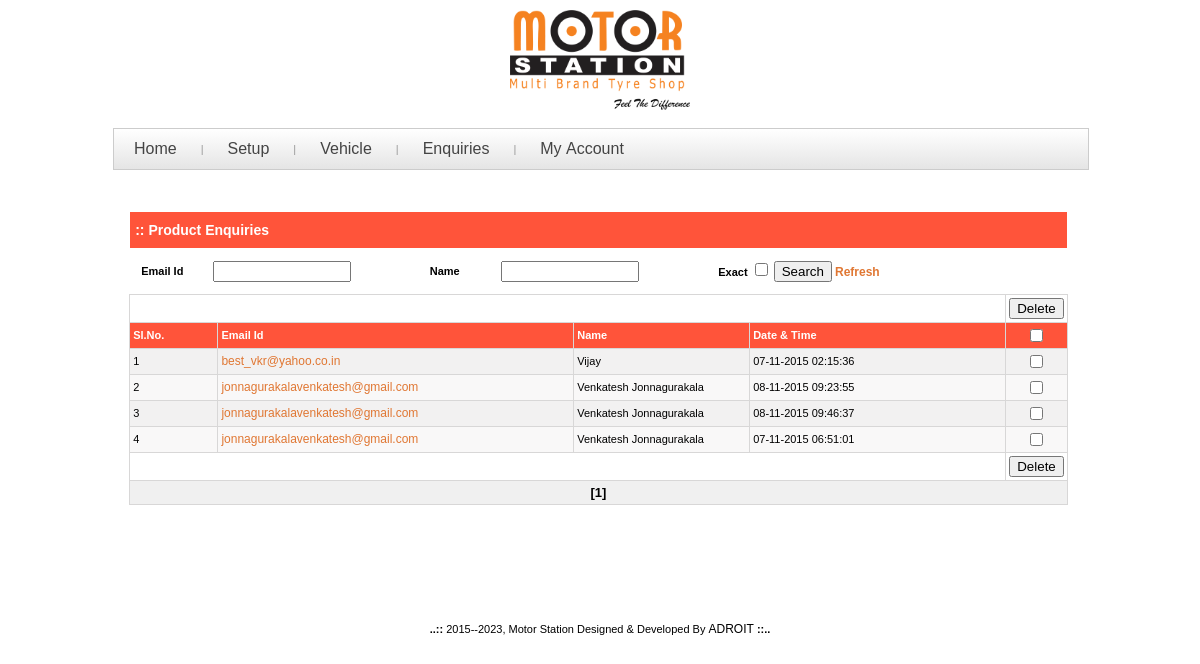
The app's page /admin/vw_all_feedback.php (signed in) with its own data.
### tables this page shows
CREATE TABLE `fdbck_mst` (
  `fdbckm_id` int(15) NOT NULL,
  `fdbckm_emailid` varchar(250) NOT NULL,
  `fdbckm_name` varchar(250) DEFAULT NULL,
  `fdbckm_phno` varchar(250) DEFAULT NULL,
  `fdbckm_addr` text,
  `fdbckm_sizem_id` int(15) DEFAULT NULL,
  `fdbckm_prodscatm_id` int(15) DEFAULT NULL,
  `fdbckm_brndm_id` int(15) DEFAULT NULL,
  `fdbckm_trpstn` char(1) DEFAULT NULL,
  `fdbckm_trtyp` char(1) DEFAULT NULL,
  `fdbckm_prty` int(15) DEFAULT NULL,
  `fdbckm_sts` char(1) DEFAULT NULL,
  `fdbckm_crtdon` datetime DEFAULT NULL,
  `fdbckm_crtdby` varchar(250) DEFAULT NULL,
  `fdbckm_mdfdon` datetime DEFAULT NULL,
  `fdbckm_mdfdby` varchar(250) DEFAULT NULL
);

### includes/inc_paging1.php (called while the page is built, shortened)
<?php
     $pgnum     = 1;
	 $cntstart  = 0;
	 $offset = ($pgnum - 1) * $rowsprpg;
?>

### admin/vw_all_feedback.php (the view, shortened to what this page needs)
<?php
	  include_once "../includes/inc_connection.php";
	  include_once '../includes/inc_paging_functions.php';
   		$rowsprpg  = 20;
		include_once '../includes/inc_paging1.php';
?>
<!DOCTYPE HTML PUBLIC "-//W3C//DTD HTML 4.01 Transitional//EN"
"http://www.w3.org/TR/html4/loose.dtd">
<html>
<head>
	<link href="style_admin.css" rel="stylesheet" type="text/css">
</head>
<body onLoad="onLoad();chng()">
<?php include_once ('../includes/inc_adm_header.php');?>
<?php include_once ('../includes/inc_adm_leftlinks.php'); ?>
<table width="1000px"  border="0" align="center" cellpadding="0" cellspacing="0">
  <tr>
    <td>&nbsp;</td>
    <td>&nbsp;</td>
  </tr>
  <tr>
    <td valign="top">
		<table width="1000px"  border="0" cellspacing="5" cellpadding="1">
      <tr>
	  	<td height="400" valign="top">
			  <form method="POST" action="" name="frmtsk" id="frmtsk" bgcolor="#f0f0f0">
			  <table  width="95%" border="0" align="center" cellpadding="5" cellspacing="1" bgcolor="#FFFFFF">
				 <tr class='white'>
					<td height="26" colspan="4" bgcolor="#FF543A"><span class="heading"><strong>:: Product Enquiries</strong></span><br>
				   </td>
				</tr>
				<tr valign="top">
				 <td colspan="12" bgcolor="#fff">
				 	<table border="0" width="100%" height="100%" align="center" cellpadding="3" valign="top" cellspacing="3" >
						<tr bgcolor="#fff">
							<td width='5%' align='left'><strong>Email Id</strong></td>
							<td width='15%' align='left'><input type="text" name="txtsrchcd" id="txtsrchcd" style="width:130px" value="<?php if(isset($_REQUEST['txtsrchcd']) && (trim($_REQUEST['txtsrchcd'])!="")){echo $_REQUEST['txtsrchcd'];}else{echo "";}?>">
							</td>
							<td width='5%' align='left'><strong>Name</strong></td>
							<td width='15%' align='left'><input type="text" name="txtsrchnm" id="txtsrchnm" style="width:130px" value="<?php if(isset($_REQUEST['txtsrchnm']) && (trim($_REQUEST['txtsrchnm'])!="")){echo $_REQUEST['txtsrchnm'];}else{echo "";}?>">
							</td>
						<td width="25%" align="left">
						<strong>Exact</strong>
							<input type="checkbox" name="chkexact" value="1"<?php if(isset($_POST['chkexact']) && (trim($_POST['chkexact'])==1)){ echo 'checked';}elseif(isset($_REQUEST['chk']) && (trim($_REQUEST['chk'])=='y')){echo 'checked';}?>>
						<input name="button" type="button" class="textfeild" onClick="validate()" value="Search">
                        	<a href="vw_all_feedback.php" class="leftlinks"><strong>Refresh</strong></a>						                        </td>
						</tr>
				   </table>
				  </td></tr>
			</table>
              <table width="95%" align='center' border="0" cellpadding="3" cellspacing="1" bgcolor="#D8D7D7">
			 <tr  bgcolor="#fff">
                <td bgcolor="#fff" colspan="4">&nbsp;</td>
                <td width="7%" align="center" valign="bottom" >
			      <input name="btndel" id="btndel" type="button"  value="Delete" onClick="deleteall('hidchkval','frmtsk','chkdlt');" class="" ></td>
              </tr>
              <tr class="white" >
               <td width="10%" align="left" bgcolor="#FF543A"><strong>Sl.No.</strong></td>
              	<td width="40%" bgcolor="#FF543A" align="left"><strong>Email Id</strong></td>
				 <td width="20%" bgcolor="#FF543A" align="left"><strong>Name</strong></td>
				<td width="30%" bgcolor="#FF543A" align="left"><strong>Date & Time</strong>
                <td width="7%" align="center" bgcolor="#FF543A"><strong>
				<input type="checkbox" name="Check_dctr"  id="Check_dctr" value="yes" onClick="Check(document.frmtsk.chkdlt,'Check_dctr')"></strong></td>
              </tr>
	        <?php
			$sqrypncd_mst1="select
								fdbckm_id,fdbckm_name,fdbckm_emailid, date_format(fdbckm_crtdon,'%d-%m-%Y %h:%i:%s') as fdbckm_crtdon
						   from
								vw_fdbck_all
						   where
								fdbckm_id != '' ";
			$sqrypncd_mst = $sqrypncd_mst1." order by brndm_crtdon limit $offset,$rowsprpg";
			$srspncd_mst  = mysqli_query($conn,$sqrypncd_mst);
			$serchres=mysqli_num_rows($srspncd_mst);
			if($serchres > 0){
				$cnt = $offset;
				while($rowspncd_mst=mysqli_fetch_assoc($srspncd_mst)){
				$cnt+=1;
			?>
			<tr <?php if($cnt%2==0){echo "bgcolor='#f9f8f8'";}else{echo "bgcolor='#F2F1F1'";}?>>
				<td  align="left"><?php echo $cnt;?></td>
				<td  align="left"><a href="view_feedback_detail.php?edit=<?php echo $rowspncd_mst['fdbckm_id'];?>&pg=<?php echo $pgnum;?>&countstart=<?php echo $cntstart.$loc;?>" class="leftlinks"><?php echo $rowspncd_mst['fdbckm_emailid'];?></a></td>
              	<td align="left"><?php echo $rowspncd_mst['fdbckm_name'];?></td>
				<td  align="left"><?php echo $rowspncd_mst['fdbckm_crtdon'];?></td>
					<td align="center">
					<input type="checkbox" name="chkdlt"  id="chkdlt" value="<?php echo $rowspncd_mst['fdbckm_id'];?>"></td>
				  </tr>
				  <?php
					}
					?>
					<tr>
                  <td bgcolor="#fff" colspan="4">&nbsp;</td>
                  <td width="9%" align="center" valign="bottom" bgcolor="#fff" >
                      <input name="btndel" id="btndel" type="button" value="Delete" onClick="deleteall('hidchkval','frmtsk','chkdlt');" class="">
                  </td>
                </tr>
				<?php
				$disppg = funcDispPag('paging',$loc,$sqrypncd_mst1,$rowsprpg,$cntstart, $pgnum, $conn);
					if($disppg != ""){
						$disppg = "<tr  bgcolor='#f0f0f0'><td colspan='9' align='center'>$disppg</td></tr>";
						echo $disppg;
					}
				}
				else{
					echo "<tr bgcolor><td colspan='9' align='center' bgcolor='#f0f0f0' >
					<font color='#fda33a'><b>Record not found</b></font></td></tr>";
				}
			  ?>
            </table>
          </form>
		  </td>
       </tr>
    </table></td>
  </tr>
</table>
<?php include_once '../includes/inc_adm_footer.php';?>
</body>
</html>

### admin/style_admin.css (style rules this page uses)
body { background:#fff; margin-left: 0px; margin-top: 0px; margin-right: 0px; margin-bottom: 0px; }
table { font-family: Verdana, Arial, Helvetica, sans-serif; font-size: 11px; color: #000; line-height: 17px; }
.leftlinks { font-family: Verdana, Arial, Helvetica, sans-serif; font-size: 12px; color: #E07733; font-weight:; text-decoration:none; }
.heading { font-family: Verdana, Arial, Helvetica, sans-serif; font-size: 14px; font-style: normal; line-height: 18px; font-weight: bold; }
.white { color:#fff !important }

### admin/admin_menu.css (style rules this page uses)
body { background:url(../images/seamless_leaf_pattern_01.jpg) repeat scroll 0 0; margin-left: 0px; margin-top: 0px; margin-right: 0px; margin-bottom: 0px; }

### records on screen
fdbck_mst: fdbckm_emailid "best_vkr@yahoo.co.in", fdbckm_name "Vijay", fdbckm_crtdon "07-11-2015 02:15:36"
fdbck_mst: fdbckm_emailid "jonnagurakalavenkatesh@gmail.com", fdbckm_name "Venkatesh Jonnagurakala", fdbckm_crtdon "08-11-2015 09:23:55"
fdbck_mst: fdbckm_emailid "jonnagurakalavenkatesh@gmail.com", fdbckm_name "Venkatesh Jonnagurakala", fdbckm_crtdon "08-11-2015 09:46:37"
fdbck_mst: fdbckm_emailid "jonnagurakalavenkatesh@gmail.com", fdbckm_name "Venkatesh Jonnagurakala", fdbckm_crtdon "07-11-2015 06:51:01"

### other values on screen
$pgftr "2015--2023, Motor Station Designed & Developed By"
